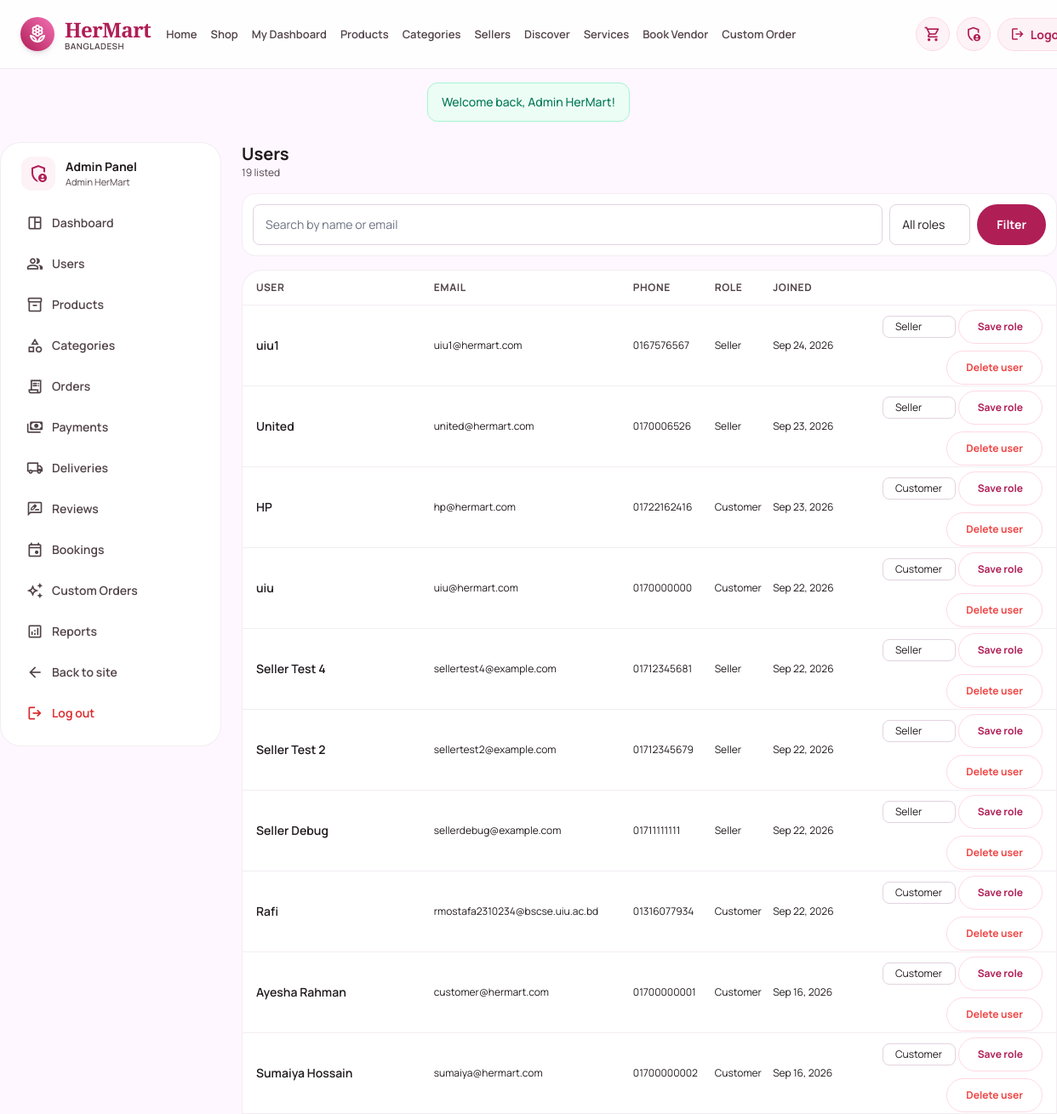
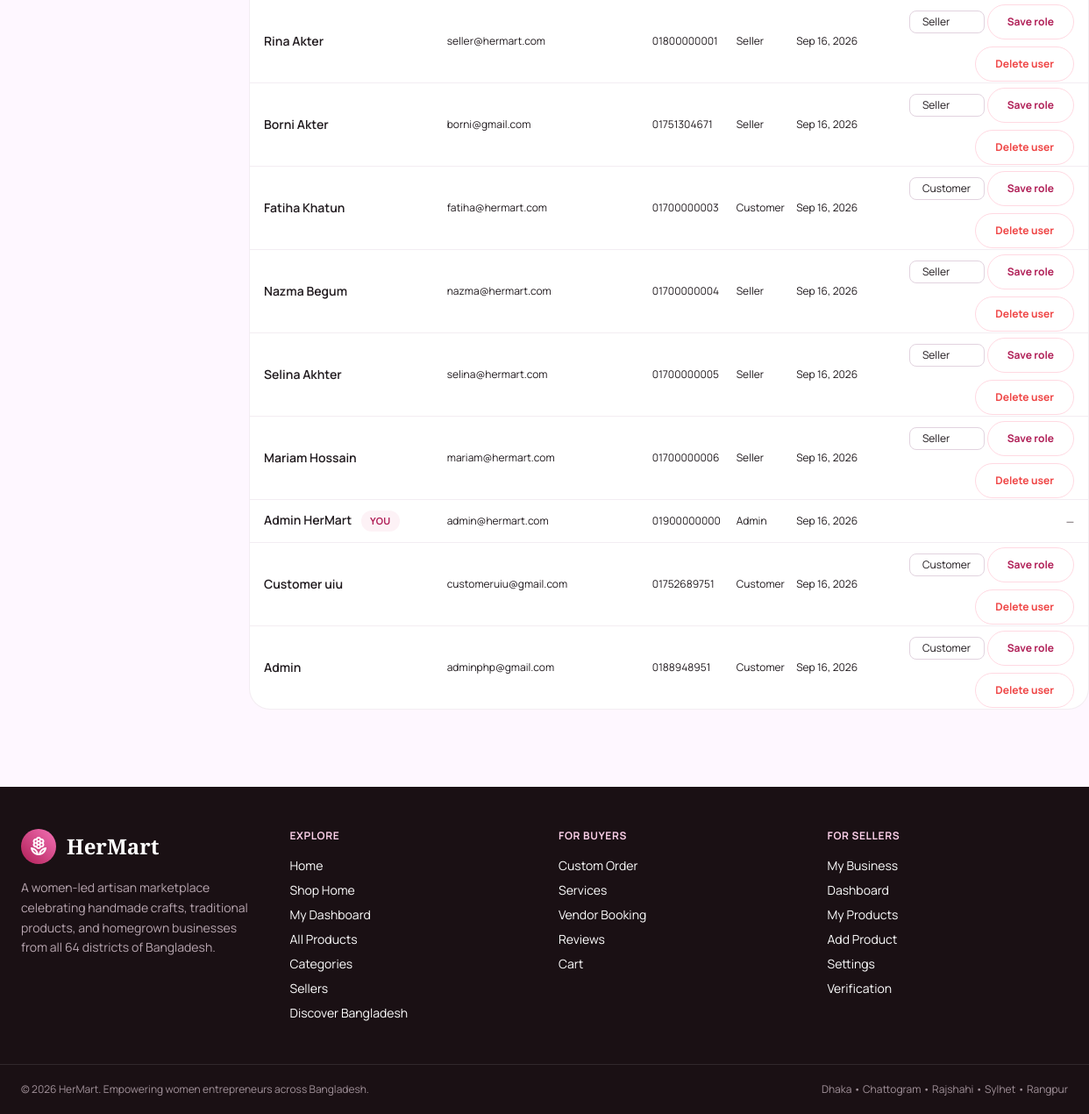
Screenshot of /admin/users.php (signed in) with the database file from the repository (2 pictures, top to bottom).
### tables this page shows
CREATE TABLE `users` (
  `id` int(11) NOT NULL,
  `name` varchar(120) NOT NULL,
  `email` varchar(150) NOT NULL,
  `phone` varchar(30) DEFAULT NULL,
  `password_hash` varchar(255) NOT NULL,
  `role` enum('customer','seller','admin') NOT NULL DEFAULT 'customer',
  `status` enum('active','inactive','suspended') NOT NULL DEFAULT 'active',
  `address` varchar(255) DEFAULT NULL,
  `profile_image` varchar(255) DEFAULT NULL,
  `created_at` timestamp NOT NULL DEFAULT current_timestamp(),
  `updated_at` timestamp NOT NULL DEFAULT current_timestamp() ON UPDATE current_timestamp()
);

### includes/db.php (called while the page is built, shortened)
<?php
$host = DB_HOST;
$user = DB_USER;
$pass = DB_PASS;
$db   = DB_NAME;
$port = DB_PORT;
$conn = @new mysqli($host, $user, $pass, $db, $port);
$db_ready = !$conn->connect_error;
function db_select($sql, $types = '', $params = []) {
    global $conn, $db_ready;
    $stmt = $conn->prepare($sql);
    if (!$stmt->execute()) {
        error_log('[HerMart] db_select execute failed: ' . $stmt->error . ' | SQL: ' . $sql);
        $stmt->close();
        return [];
    }
    $res = $stmt->get_result();
    $rows = $res ? $res->fetch_all(MYSQLI_ASSOC) : [];
    return $rows;
}
function h($str) {
    return htmlspecialchars((string)$str, ENT_QUOTES, 'UTF-8');
}

### includes/auth.php (called while the page is built, shortened)
<?php
function current_user() {
    return $_SESSION['user'] ?? null;
}

### admin/users.php (the view, shortened to what this page needs)
<?php
$user  = current_user();
$search      = trim($_GET['q'] ?? '');
$where = ['1=1'];
$args  = [];
$types = '';
$whereSql = implode(' AND ', $where);
$rows = db_select(
    "SELECT * FROM users WHERE $whereSql ORDER BY created_at DESC LIMIT 200",
    $types, $args
);
include __DIR__ . '/../includes/header.php';
include __DIR__ . '/_layout_top.php';
?>
<div>
  <h2 class="text-xl font-bold">Users</h2>
  <p class="text-xs text-on-surface-variant"><?= count($rows) ?> listed</p>
</div>
<form method="get" class="bg-white rounded-2xl border border-outline/40 p-3 flex flex-wrap gap-2">
  <input type="text" name="q" value="<?= h($search) ?>" placeholder="Search by name or email" class="hm-input flex-1 min-w-[200px]">
  <select name="role" class="hm-select w-auto">
    <option value="">All roles</option>
  </select>
  <button type="submit" class="hm-btn hm-btn-primary">Filter</button>
</form>
<div class="bg-white rounded-3xl border border-outline/40 overflow-hidden">
  <div class="overflow-x-auto">
    <table class="w-full text-sm">
      <thead class="text-xs uppercase tracking-wider text-on-surface-variant bg-surface-container/40 border-b border-outline/40">
        <tr>
          <th class="text-left py-3 px-4">User</th>
          <th class="text-left">Email</th>
          <th class="text-left">Phone</th>
          <th class="text-left">Role</th>
          <th class="text-left">Joined</th>
          <th></th>
        </tr>
      </thead>
      <tbody class="divide-y divide-outline/40">
        <?php foreach ($rows as $u): ?>
          <tr>
            <td class="py-3 px-4 font-semibold">
              <?= h($u['name']) ?>
              <?php if ((int)$u['id'] === (int)$user['id']): ?>
                <span class="hm-pill bg-primary-light text-primary ml-2">You</span>
              <?php endif; ?>
            </td>
            <td class="text-xs"><?= h($u['email']) ?></td>
            <td class="text-xs"><?= h($u['phone'] ?? '—') ?></td>
            <td class="text-xs"><?= h(ucfirst($u['role'])) ?></td>
            <td class="text-xs"><?= h(date('M j, Y', strtotime($u['created_at']))) ?></td>
            <td class="pr-4 text-right">
              <?php if ((int)$u['id'] !== (int)$user['id']): ?>
                <div class="admin-actions">
                  <form method="post" onsubmit="return true;">
                    <select name="role" class="hm-select w-auto py-1 text-xs">
                      <?php foreach (['customer','seller','admin'] as $r): ?>
                        <option value="<?= $r ?>" <?= $u['role'] === $r ? 'selected' : '' ?>><?= ucfirst($r) ?></option>
                      <?php endforeach; ?>
                    </select>
                    <button type="submit" class="hm-btn hm-btn-outline text-xs mt-1">Save role</button>
                  </form>
                  <form method="post" onsubmit="return confirm('Delete this user?');">
                    <button class="hm-btn hm-btn-outline text-red-500 text-xs">Delete user</button>
                  </form>
                </div>
              <?php else: ?>
                <span class="text-xs text-on-surface-variant">—</span>
              <?php endif; ?>
            </td>
          </tr>
        <?php endforeach; ?>
      </tbody>
    </table>
  </div>
</div>
<?php include __DIR__ . '/_layout_bottom.php'; ?>
<?php include __DIR__ . '/../includes/footer.php'; ?>

### assets/css/style.css (style rules this page uses)
html { scroll-behavior: smooth; }
body { -webkit-font-smoothing: antialiased; -moz-osx-font-smoothing: grayscale; font-family: 'Manrope', sans-serif; color: #201a1e; background: #fef7ff; }
button, .hm-btn { border-radius: 9999px; font-family: inherit; }
.hm-btn { display: inline-flex; align-items: center; justify-content: center; gap: 8px; padding: 11px 22px; border-radius: 9999px; font-weight: 700; font-size: 14px; border: 1px solid transparent; cursor: pointer; text-decoration: none; transition: all 0.15s ease; white-space: nowrap; line-height: 1.2; }
.hm-btn-primary { background: #b01e56; color: #fff; }
.admin-actions { display:flex; flex-direction:column; gap:0.5rem; align-items:flex-end; }
.admin-actions form { display:block; margin:0; }
.admin-actions .hm-btn, .admin-actions button, .admin-actions .hm-select { width:auto; }
.hm-btn-outline { background: transparent; color: #b01e56; border-color: #ffd9e2; }
.hm-input, .hm-select, .hm-textarea { width: 100%; padding: 11px 14px; border-radius: 0.5rem; border: 1px solid #e2d3df; background: #fff; color: #201a1e; font-size: 14px; font-family: inherit; transition: all 0.15s ease; }
.hm-pill { display: inline-flex; align-items: center; padding: 2px 10px; border-radius: 9999px; font-size: 11px; font-weight: 700; text-transform: uppercase; letter-spacing: 0.04em; white-space: nowrap; }

### admin/_layout_top.php (style rules this page uses)
.admin-actions { display:flex; flex-direction:column; gap:0.5rem; align-items:flex-end; }
.admin-actions form { display:block; margin:0; }
.admin-actions .hm-btn, .admin-actions button, .admin-actions .hm-select { width:auto; }
@media (min-width:1024px) { .admin-actions { align-items:flex-end; } }

### rows the page displays
users: name "uiu1", email "uiu1@hermart.com", phone "0167576567", role "Seller", created_at "Sep 24, 2026"
users: name "United", email "united@hermart.com", phone "0170006526", role "Seller", created_at "Sep 23, 2026"
users: name "HP", email "hp@hermart.com", phone "01722162416", role "Customer", created_at "Sep 23, 2026"
users: name "uiu", email "uiu@hermart.com", phone "0170000000", role "Customer", created_at "Sep 22, 2026"
users: name "Seller Test 4", email "sellertest4@example.com", phone "01712345681", role "Seller", created_at "Sep 22, 2026"
users: name "Seller Test 2", email "sellertest2@example.com", phone "01712345679", role "Seller", created_at "Sep 22, 2026"
users: name "Seller Debug", email "sellerdebug@example.com", phone "01711111111", role "Seller", created_at "Sep 22, 2026"
users: name "Rafi", email "rmostafa2310234@bscse.uiu.ac.bd", phone "01316077934", role "Customer", created_at "Sep 22, 2026"
users: name "Ayesha Rahman", email "customer@hermart.com", phone "01700000001", role "Customer", created_at "Sep 16, 2026"
users: name "Sumaiya Hossain", email "sumaiya@hermart.com", phone "01700000002", role "Customer", created_at "Sep 16, 2026"
users: name "Rina Akter", email "seller@hermart.com", phone "01800000001", role "Seller", created_at "Sep 16, 2026"
users: name "Borni Akter", email "borni@gmail.com", phone "01751304671", role "Seller", created_at "Sep 16, 2026"
users: name "Fatiha Khatun", email "fatiha@hermart.com", phone "01700000003", role "Customer", created_at "Sep 16, 2026"
users: name "Nazma Begum", email "nazma@hermart.com", phone "01700000004", role "Seller", created_at "Sep 16, 2026"
users: name "Selina Akhter", email "selina@hermart.com", phone "01700000005", role "Seller", created_at "Sep 16, 2026"
users: name "Mariam Hossain", email "mariam@hermart.com", phone "01700000006", role "Seller", created_at "Sep 16, 2026"
users: name "Admin HerMart", shows "YOU", email "admin@hermart.com", phone "01900000000", role "Admin", created_at "Sep 16, 2026"
users: name "Customer uiu", email "customeruiu@gmail.com", phone "01752689751", role "Customer", created_at "Sep 16, 2026"
users: name "Admin", email "adminphp@gmail.com", phone "0188948951", role "Customer", created_at "Sep 16, 2026"

### other values shown
$flash['message'] "Welcome back, Admin HerMart!"
$_SESSION['user']['name'] "Admin HerMart"
$l['label'] "Dashboard"
$l['label'] "Users"
$l['label'] "Products"
$l['label'] "Categories"
$l['label'] "Orders"
$l['label'] "Payments"
$l['label'] "Deliveries"
$l['label'] "Reviews"
$l['label'] "Bookings"
$l['label'] "Custom Orders"
$l['label'] "Reports"
count($rows) "19"
